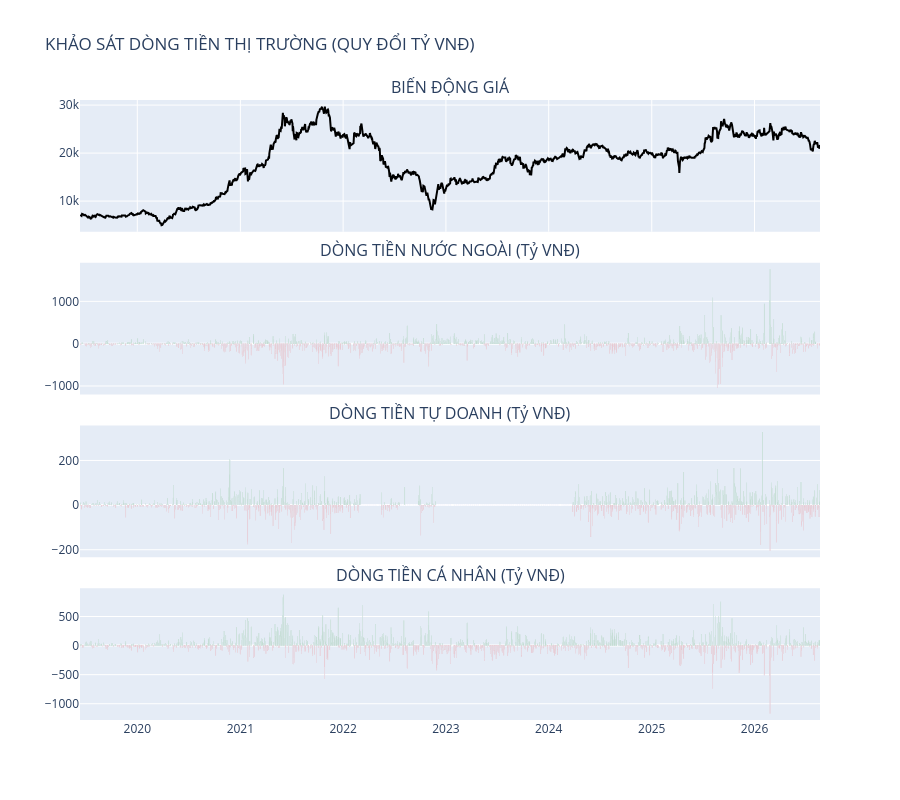

The code cell stored with this chart in its notebook:
### Code cell
def preliminary_data_evaluation(df_raw):
    """
    Báo cáo đánh giá sơ bộ dữ liệu thô.
    Tự động chuyển đổi đơn vị sang Tỷ đồng để dễ quan sát.
    """
    df = df_raw.copy()
    
    # Danh sách các cột tiền tệ cần quy đổi (VND -> Tỷ VND)
    val_cols = [col for col in df.columns if '_val' in col or 'value' in col or 'close' in col]
    # Ngoại lệ: close/open/high/low thường là điểm số hoặc đơn vị nghìn đồng, không nên chia 1e9 
    # trừ khi bạn muốn đưa giá VNINDEX về dạng đơn vị khác. 
    # Ở đây tôi chỉ quy đổi dòng tiền (Value).
    money_cols = [col for col in df.columns if '_val' in col or 'trading_value' in col]

    print("="*70)
    print(f"📊 BÁO CÁO ĐÁNH GIÁ DỮ LIỆU ĐẦU VÀO (Đơn vị: Tỷ VNĐ)")
    print(f"- Khoảng thời gian: {df['time'].min().date()} -> {df['time'].max().date()}")
    print(f"- Tổng số phiên: {len(df)}")
    print("="*70)

    # 1. BÁO CÁO CHẤT LƯỢNG (NaN & ZERO)
    quality_report = []
    for col in df.columns:
        nan_count = df[col].isnull().sum()
        zero_count = (df[col] == 0).sum()
        quality_report.append({
            'Cột': col,
            'Thiếu (NaN)': nan_count,
            'Bằng 0': zero_count,
            '% Lỗi': round((nan_count + zero_count) / len(df) * 100, 1)
        })
    df_quality = pd.DataFrame(quality_report).sort_values('% Lỗi', ascending=False)
    
    print("\n[!] Top 5 cột cần lưu ý về dữ liệu:")
    display(df_quality.head(5))

    # 2. THỐNG KÊ MÔ TẢ (CHUYỂN SANG TỶ ĐỒNG)
    # Chỉ thống kê các cột dòng tiền chính
    core_flow_cols = ['trading_value', 'foreign_net_val', 'prop_net_val', 'local_ind_net_val']
    core_flow_cols = [c for c in core_flow_cols if c in df.columns]
    
    desc_stats = df[core_flow_cols].describe()
    # Quy đổi từ đồng sang Tỷ đồng (chia cho 1,000,000,000)
    desc_stats_billion = desc_stats / 1e9
    # Riêng dòng 'count' không được chia
    desc_stats_billion.loc['count'] = desc_stats.loc['count']

    print("\n📈 BẢNG THỐNG KÊ DÒNG TIỀN (Đơn vị: Tỷ VNĐ):")
    # Format hiển thị có dấu phẩy và 2 chữ số thập phân
    display(desc_stats_billion.style.format(precision=2, thousands=","))

    # 3. BIỂU ĐỒ TRỰC QUAN (Hóa lỏng con số)
    fig = make_subplots(rows=4, cols=1, shared_xaxes=True, vertical_spacing=0.05,
                        subplot_titles=('BIẾN ĐỘNG GIÁ', 'DÒNG TIỀN NƯỚC NGOÀI (Tỷ VNĐ)', 'DÒNG TIỀN TỰ DOANH (Tỷ VNĐ)', 'DÒNG TIỀN CÁ NHÂN (Tỷ VNĐ)'))

    fig.add_trace(go.Scatter(x=df['time'], y=df['close'], name='Price', line=dict(color='black')), row=1, col=1)
    
    # Plot ròng tỷ đồng
    f_net_billion = df['foreign_net_val'] / 1e9
    p_net_billion = df['prop_net_val'] / 1e9
    lcind_net_billion = df['local_ind_net_val'] / 1e9
    
    fig.add_trace(go.Bar(x=df['time'], y=f_net_billion, name='Foreign Net', 
                         marker_color=['red' if x < 0 else 'green' for x in f_net_billion]), row=2, col=1)
    
    fig.add_trace(go.Bar(x=df['time'], y=p_net_billion, name='Prop Net', 
                         marker_color=['red' if x < 0 else 'green' for x in p_net_billion]), row=3, col=1)
    
    fig.add_trace(go.Bar(x=df['time'], y=lcind_net_billion, name='Local Net', 
                         marker_color=['red' if x < 0 else 'green' for x in lcind_net_billion]), row=4, col=1)

    fig.update_layout(height=800, title_text="KHẢO SÁT DÒNG TIỀN THỊ TRƯỜNG (QUY ĐỔI TỶ VNĐ)", showlegend=False)
    fig.show()

# --- Thực thi ---
preliminary_data_evaluation(df_vni_raw)

### Figure 1 — Plotly figure (JSON) as saved in the notebook; plotly's stock layout.template omitted (floating-point values rounded to 4 significant figures; data arrays with more than 128 entries replaced by an {"elided": "..."} marker saying what was removed)
{"data": [{"line": {"color": "black"}, "name": "Price", "type": "scatter", "x": {"elided": "1800 str values"}, "xaxis": "x", "y": {"elided": "1800 float values"}, "yaxis": "y"}, {"marker": {"color": {"elided": "1800 str values"}}, "name": "Foreign Net", "type": "bar", "x": {"elided": "1800 str values"}, "xaxis": "x2", "y": {"elided": "1800 float values"}, "yaxis": "y2"}, {"marker": {"color": {"elided": "1800 str values"}}, "name": "Prop Net", "type": "bar", "x": {"elided": "1800 str values"}, "xaxis": "x3", "y": {"elided": "1800 float values"}, "yaxis": "y3"}, {"marker": {"color": {"elided": "1800 str values"}}, "name": "Local Net", "type": "bar", "x": {"elided": "1800 str values"}, "xaxis": "x4", "y": {"elided": "1800 float values"}, "yaxis": "y4"}], "layout": {"annotations": [{"font": {"size": 16}, "showarrow": false, "text": "BIẾN ĐỘNG GIÁ", "x": 0.5, "xanchor": "center", "xref": "paper", "y": 1, "yanchor": "bottom", "yref": "paper"}, {"font": {"size": 16}, "showarrow": false, "text": "DÒNG TIỀN NƯỚC NGOÀI (Tỷ VNĐ)", "x": 0.5, "xanchor": "center", "xref": "paper", "y": 0.7375, "yanchor": "bottom", "yref": "paper"}, {"font": {"size": 16}, "showarrow": false, "text": "DÒNG TIỀN TỰ DOANH (Tỷ VNĐ)", "x": 0.5, "xanchor": "center", "xref": "paper", "y": 0.475, "yanchor": "bottom", "yref": "paper"}, {"font": {"size": 16}, "showarrow": false, "text": "DÒNG TIỀN CÁ NHÂN (Tỷ VNĐ)", "x": 0.5, "xanchor": "center", "xref": "paper", "y": 0.2125, "yanchor": "bottom", "yref": "paper"}], "height": 800, "showlegend": false, "title": {"text": "KHẢO SÁT DÒNG TIỀN THỊ TRƯỜNG (QUY ĐỔI TỶ VNĐ)"}, "xaxis": {"anchor": "y", "domain": [0, 1], "matches": "x4", "showticklabels": false}, "xaxis2": {"anchor": "y2", "domain": [0, 1], "matches": "x4", "showticklabels": false}, "xaxis3": {"anchor": "y3", "domain": [0, 1], "matches": "x4", "showticklabels": false}, "xaxis4": {"anchor": "y4", "domain": [0, 1]}, "yaxis": {"anchor": "x", "domain": [0.7875, 1]}, "yaxis2": {"anchor": "x2", "domain": [0.525, 0.7375]}, "yaxis3": {"anchor": "x3", "domain": [0.2625, 0.475]}, "yaxis4": {"anchor": "x4", "domain": [0, 0.2125]}}}
